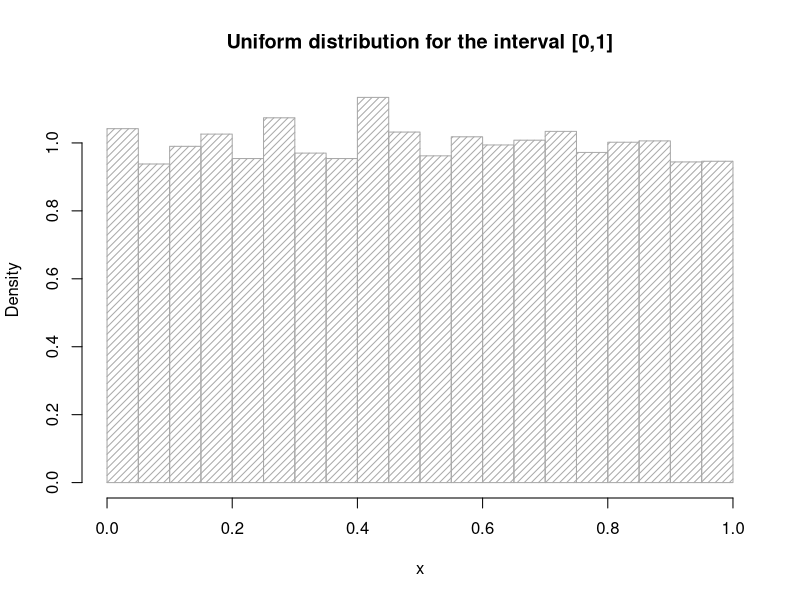
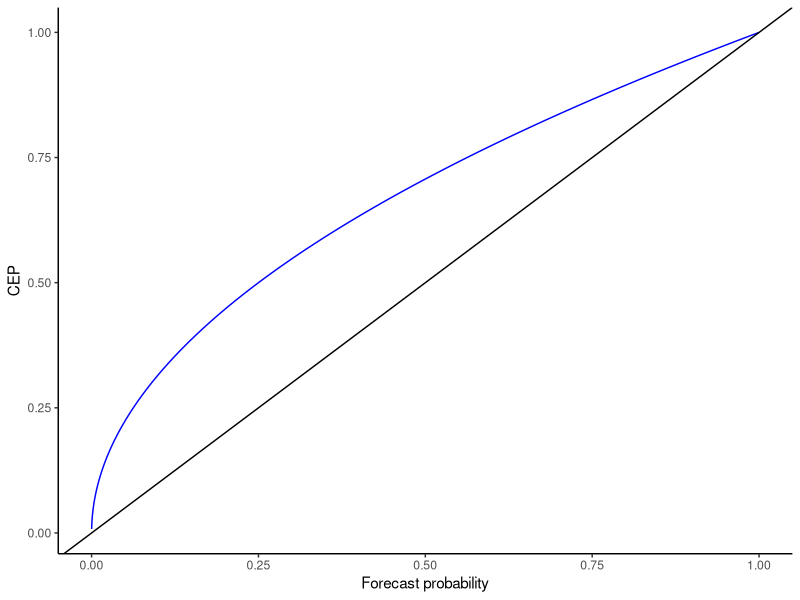
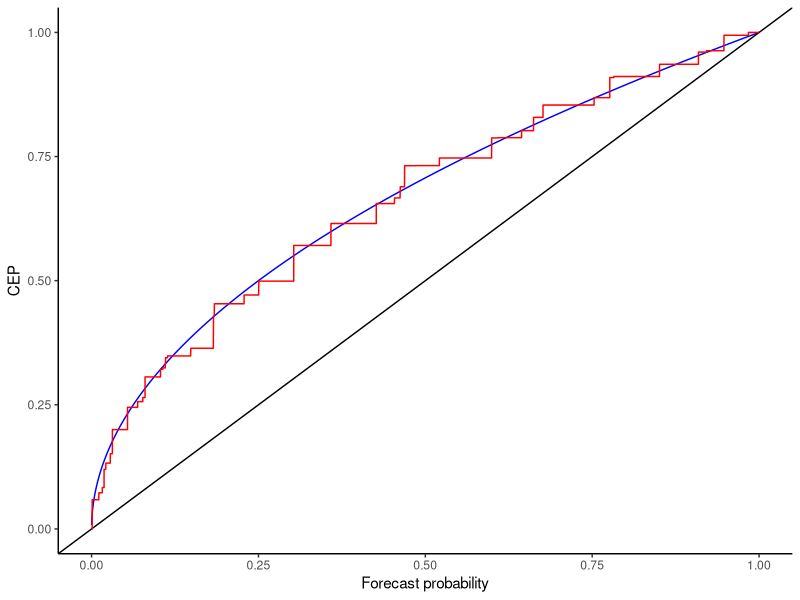

Generate these figures, in order, with R:

setwd("C:/Users/Noe/Desktop/IBE Master/3rd Semester/Seminar_gh/Codes/Simulation Codes")

#load packages
library(dplyr)
library(tibble)
library(ggplot2)



#1- runiform(n, 0, 1) -> n observations between 0 and 1
#2- generate the function of p(x) using 0.5 or maybe 0.7 -> plot with the diagonal line and calibration curve
#3- then you can obtain the y 


#Set up
n = 10000
set.seed(123)
x = runif(n)

p <- function(X) x^.5

#defining CEP
cep = p(X=x)

y = rbinom(n,1,cep)  #y using binomial distribution 

#data simulation 
sim_data <- tibble(x,y,cep)     #y:observations, x:forecast values
sim_data

saveRDS(sim_data, "sim_data.rds")

# n = 100000
set.seed(123)
rand_unif <- runif(10000, min = 0, max = 1)
hist(rand_unif, freq = FALSE, xlab = "x", density = 20, col = "darkgray",
     main = "Uniform distribution for the interval [0,1]")




#CEP against forecast probabilities 
  pl <-
    ggplot()+
    geom_line(aes(x=sim_data$x,y=sim_data$cep), color="blue")+
    geom_abline(intercept = 0,slope = 1) + 
    xlab("Forecast probability") +
    ylab("CEP") 
  
  #configuration
  pl <- pl + theme_classic()
  pl


  #calibration curve
  pl+
    geom_line(
      mapping = aes(
        y= isoreg(x=sim_data$x,y=sim_data$y)$yf, #isotonic regression 
                    x =sort(sim_data$x)          
                    ),
      color="red"
    )                              
                                               
      

    
    